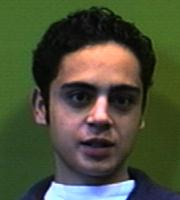
#> input picture img/Essex_Faces/94/ajones.19.jpg, 180 x 200 px
$ python Display_Components.py ../img/Essex_Faces/94/ajones.19.jpg   (older library calls are emulated)
#> lines starting #> are read from the running program, lines starting #| are printed output that depends on the picture
### src/features.py
import cv2
import numpy as np


VALID_FEATURE_SPACES = ("rgb", "hsv", "ycrcb", "cbcr_grad")


def list_feature_spaces():
    return VALID_FEATURE_SPACES


def extract_feature_image(img_bgr, feature_space):
    if feature_space not in VALID_FEATURE_SPACES:
        raise ValueError(f"Unknown feature space '{feature_space}'.")

    if feature_space == "rgb":
        img_rgb = cv2.cvtColor(img_bgr, cv2.COLOR_BGR2RGB)
        return img_rgb.astype(np.float32), ("R", "G", "B")

    if feature_space == "hsv":
        img_hsv = cv2.cvtColor(img_bgr, cv2.COLOR_BGR2HSV)
        return img_hsv.astype(np.float32), ("H", "S", "V")

    if feature_space == "ycrcb":
        img_ycrcb = cv2.cvtColor(img_bgr, cv2.COLOR_BGR2YCrCb)
        return img_ycrcb.astype(np.float32), ("Y", "Cr", "Cb")

    img_ycrcb = cv2.cvtColor(img_bgr, cv2.COLOR_BGR2YCrCb)
    y_channel, cr_channel, cb_channel = cv2.split(img_ycrcb)
    grad_x = cv2.Sobel(y_channel, cv2.CV_32F, 1, 0, ksize=3)
    grad_y = cv2.Sobel(y_channel, cv2.CV_32F, 0, 1, ksize=3)
    grad_norm = cv2.magnitude(grad_x, grad_y)
    feature_image = np.dstack(
        [
            cb_channel.astype(np.float32),
            cr_channel.astype(np.float32),
            grad_norm.astype(np.float32),
        ]
    )
    return feature_image, ("Cb", "Cr", "|grad(Y)|")


# [5 lines left out: function flatten_feature_image, not called in this run]

### src/Display_Components.py
import argparse
from pathlib import Path

import cv2
import numpy as np
from matplotlib import pyplot as plt

from features import extract_feature_image


SPACE_CHOICES = ("rgb", "hsv", "ycrcb", "cbcr_grad")


def parse_args():
    parser = argparse.ArgumentParser(
        description="Display and optionally save RGB/HSV/YCrCb/cbcr_grad component images."
    )
    parser.add_argument("image_path", help="Input image path.")
    parser.add_argument(
        "--space",
        choices=[*SPACE_CHOICES, "all"],
        default="all",
        help="Color space to visualize.",
    )
    parser.add_argument(
        "--save-dir",
        default=None,
        help="Directory where components are saved. Disabled if omitted.",
    )
    parser.add_argument(
        "--no-show",
        action="store_true",
        help="Do not open matplotlib windows (useful for non-GUI runs).",
    )
    return parser.parse_args()


def load_image(image_path):
    img_bgr = cv2.imread(str(image_path), -1)
    if img_bgr is None:
        raise FileNotFoundError(f"Could not read image '{image_path}'.")
    if img_bgr.ndim != 3 or img_bgr.shape[2] != 3:
        raise ValueError("Input image must be a 3-channel color image.")
    return img_bgr


def to_uint8_channel(channel_img, normalize=False):
    channel = channel_img.astype(np.float32)
    if normalize:
        channel = cv2.normalize(channel, None, 0, 255, cv2.NORM_MINMAX)
    return np.clip(channel, 0, 255).astype(np.uint8)


def build_space_data(img_bgr):
    img_rgb = cv2.cvtColor(img_bgr, cv2.COLOR_BGR2RGB)
    r, g, b = cv2.split(img_rgb)
    img_hsv = cv2.cvtColor(img_bgr, cv2.COLOR_BGR2HSV)
    h, s, v = cv2.split(img_hsv)
    img_ycrcb = cv2.cvtColor(img_bgr, cv2.COLOR_BGR2YCrCb)
    y, cr, cb = cv2.split(img_ycrcb)
    cbcr_grad, _ = extract_feature_image(img_bgr, "cbcr_grad")
    cb_grad = to_uint8_channel(cbcr_grad[:, :, 0])
    cr_grad = to_uint8_channel(cbcr_grad[:, :, 1])
    grad_y = to_uint8_channel(cbcr_grad[:, :, 2], normalize=True)

    return {
        "rgb": {
            "original": img_rgb,
            "channels": [
                {"title": "R", "filename": "R", "image": r, "cmap": "gray"},
                {"title": "G", "filename": "G", "image": g, "cmap": "gray"},
                {"title": "B", "filename": "B", "image": b, "cmap": "gray"},
            ],
        },
        "hsv": {
            "original": img_rgb,
            "channels": [
                {"title": "H", "filename": "H", "image": h, "cmap": "hsv"},
                {"title": "S", "filename": "S", "image": s, "cmap": "gray"},
                {"title": "V", "filename": "V", "image": v, "cmap": "gray"},
            ],
        },
        "ycrcb": {
            "original": img_rgb,
            "channels": [
                {"title": "Y", "filename": "Y", "image": y, "cmap": "gray"},
                {"title": "Cr", "filename": "Cr", "image": cr, "cmap": "gray"},
                {"title": "Cb", "filename": "Cb", "image": cb, "cmap": "gray"},
            ],
        },
        "cbcr_grad": {
            "original": img_rgb,
            "channels": [
                {"title": "Cb", "filename": "Cb", "image": cb_grad, "cmap": "gray"},
                {"title": "Cr", "filename": "Cr", "image": cr_grad, "cmap": "gray"},
                {
                    "title": "|grad(Y)|",
                    "filename": "gradY",
                    "image": grad_y,
                    "cmap": "gray",
                },
            ],
        },
    }


def render_space(space_name, space_data):
    figure, axes = plt.subplots(2, 2, figsize=(8, 8))
    ax_list = axes.ravel()
    ax_list[0].imshow(space_data["original"])
    ax_list[0].set_title("Original")
    ax_list[0].axis("off")

    for index, channel_data in enumerate(space_data["channels"], start=1):
        ax_list[index].imshow(channel_data["image"], cmap=channel_data["cmap"])
        ax_list[index].set_title(channel_data["title"])
        ax_list[index].axis("off")

    figure.suptitle(space_name.upper(), fontsize=12)
    figure.tight_layout()
    return figure


def save_space_outputs(base_output_dir, image_stem, space_name, space_data, figure):
    output_dir = Path(base_output_dir) / image_stem / space_name
    output_dir.mkdir(parents=True, exist_ok=True)

    original_bgr = cv2.cvtColor(space_data["original"], cv2.COLOR_RGB2BGR)
    cv2.imwrite(str(output_dir / "original.png"), original_bgr)
    for channel_data in space_data["channels"]:
        cv2.imwrite(str(output_dir / f"{channel_data['filename']}.png"), channel_data["image"])
    figure.savefig(output_dir / "figure.png", dpi=150)


def main():
    args = parse_args()
    image_path = Path(args.image_path)
    img_bgr = load_image(image_path)
#> in load_image, img_bgr is the input picture: shape (200, 180, 3); mean B, G, R 57, 80.3, 75.4
    height, width, channels = img_bgr.shape
#> height = 200; width = 180; channels = 3
    print(
        "Image size:",
        height,
        "rows x",
        width,
        "cols x",
        channels,
        "channels",
    )
#| Image size: 200 rows x 180 cols x 3 channels

    spaces = build_space_data(img_bgr)
#> in build_space_data, `r, g, b = cv2.split(img_rgb)`:
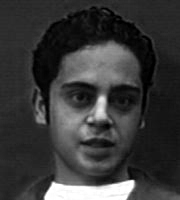
#> b: shape (200, 180); min 0, max 255, mean 57
#> in build_space_data, `img_hsv = cv2.cvtColor(img_bgr, cv2.COLOR_BGR2HSV)`: img_hsv: shape (200, 180, 3); mean H, S, V 57.1, 112.6, 92
#> in build_space_data, `h, s, v = cv2.split(img_hsv)`:
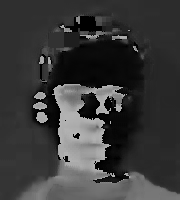
#> h: shape (200, 180); min 0, max 179, mean 57.1
#> in build_space_data, `h, s, v = cv2.split(img_hsv)`:
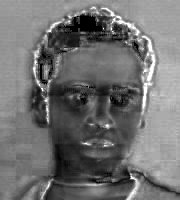
#> s: shape (200, 180); min 0, max 255, mean 112.6
#> in build_space_data, `h, s, v = cv2.split(img_hsv)`:
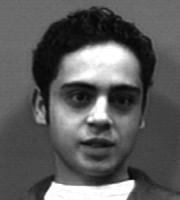
#> v: shape (200, 180); min 2, max 255, mean 92
#> in build_space_data, `img_ycrcb = cv2.cvtColor(img_bgr, cv2.COLOR_BGR2YCrCb)`: img_ycrcb: shape (200, 180, 3); mean of channels 0, 1, 2 76.2, 127.4, 117.2
#> in extract_feature_image, `grad_x = cv2.Sobel(y_channel, cv2.CV_32F, 1, 0, ksize=3)`:
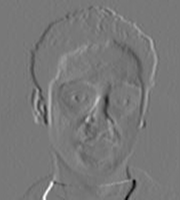
#> grad_x: shape (200, 180) float32; min -586, max 652, mean -0.3; drawn with min black and max white
#> in extract_feature_image, `grad_y = cv2.Sobel(y_channel, cv2.CV_32F, 0, 1, ksize=3)`:
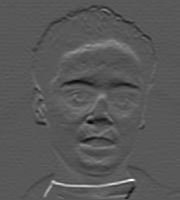
#> grad_y: shape (200, 180) float32; min -426, max 807, mean 1.5; drawn with min black and max white
#> in extract_feature_image, `grad_norm = cv2.magnitude(grad_x, grad_y)`:
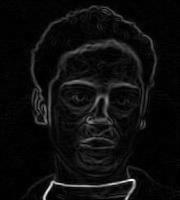
#> grad_norm: shape (200, 180) float32; min 0, max 807.8, mean 42.9; drawn with min black and max white
#> in extract_feature_image, `feature_image = np.dstack( [ cb_channel.astype(np.float32), cr_channel..`: feature_image: shape (200, 180, 3) float32; mean of channels 0, 1, 2 117.2, 127.4, 42.9
#> spaces = 4 items
    selected_spaces = list(SPACE_CHOICES) if args.space == "all" else [args.space]
    figures = []
    for space_name in selected_spaces:
        figure = render_space(space_name, spaces[space_name])
        figures.append(figure)
        if args.save_dir is not None:
            save_space_outputs(args.save_dir, image_path.stem, space_name, spaces[space_name], figure)
#> after the loop, figures = 4 items

    if not args.no_show:
        plt.show()
    else:
        for figure in figures:
            plt.close(figure)


if __name__ == "__main__":
    main()

$ run again, on img/Essex_Faces/94/anpage.19.jpg
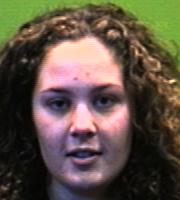
#> input picture img/Essex_Faces/94/anpage.19.jpg, 180 x 200 px
#> in load_image, img_bgr is the input picture: shape (200, 180, 3); mean B, G, R 69.8, 83.1, 95.8
#| Image size: 200 rows x 180 cols x 3 channels
#> img_hsv: shape (200, 180, 3); mean H, S, V 57.3, 91.3, 101.4
#> img_ycrcb: shape (200, 180, 3); mean of channels 0, 1, 2 85.4, 135.4, 119.2
#> in extract_feature_image, `grad_y = cv2.Sobel(y_channel, cv2.CV_32F, 0, 1, ksize=3)`:
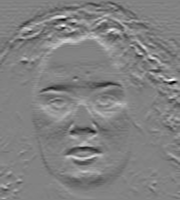
#> grad_y: shape (200, 180) float32; min -548, max 524, mean -4.7; drawn with min black and max white
#> in extract_feature_image, `grad_norm = cv2.magnitude(grad_x, grad_y)`:
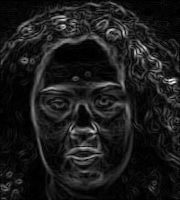
#> grad_norm: shape (200, 180) float32; min 0, max 598.3, mean 64.7; drawn with min black and max white
#> feature_image: shape (200, 180, 3) float32; mean of channels 0, 1, 2 119.2, 135.4, 64.7
#> spaces = 4 items

$ run again, on img/Essex_Faces/94/asamma.19.jpg
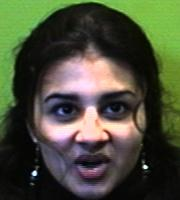
#> input picture img/Essex_Faces/94/asamma.19.jpg, 180 x 200 px
#> in load_image, img_bgr is the input picture: shape (200, 180, 3); mean B, G, R 58.6, 78.8, 74.7
#| Image size: 200 rows x 180 cols x 3 channels
#> img_hsv: shape (200, 180, 3); mean H, S, V 59.2, 89.5, 87.8
#> img_ycrcb: shape (200, 180, 3); mean of channels 0, 1, 2 75.3, 127.6, 118.6
#> in extract_feature_image, `grad_y = cv2.Sobel(y_channel, cv2.CV_32F, 0, 1, ksize=3)`:
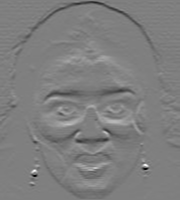
#> grad_y: shape (200, 180) float32; min -815, max 815, mean -5.9; drawn with min black and max white
#> in extract_feature_image, `grad_norm = cv2.magnitude(grad_x, grad_y)`:
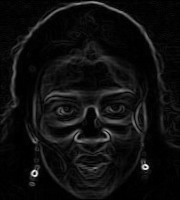
#> grad_norm: shape (200, 180) float32; min 0, max 930.6, mean 55.6; drawn with min black and max white
#> feature_image: shape (200, 180, 3) float32; mean of channels 0, 1, 2 118.6, 127.6, 55.6
#> spaces = 4 items

$ run again, on img/Essex_Faces/94/asheal.18.jpg
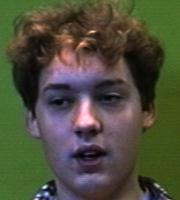
#> input picture img/Essex_Faces/94/asheal.18.jpg, 180 x 200 px
#> in load_image, img_bgr is the input picture: shape (200, 180, 3); mean B, G, R 60.1, 78.2, 78.1
#| Image size: 200 rows x 180 cols x 3 channels
#> img_hsv: shape (200, 180, 3); mean H, S, V 64.3, 105.8, 90.6
#> img_ycrcb: shape (200, 180, 3); mean of channels 0, 1, 2 76.1, 129.5, 119
#> in extract_feature_image, `grad_norm = cv2.magnitude(grad_x, grad_y)`:
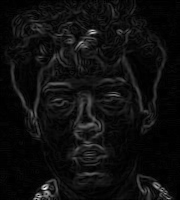
#> grad_norm: shape (200, 180) float32; min 0, max 733.1, mean 43.6; drawn with min black and max white
#> feature_image: shape (200, 180, 3) float32; mean of channels 0, 1, 2 119, 129.5, 43.6
#> spaces = 4 items
